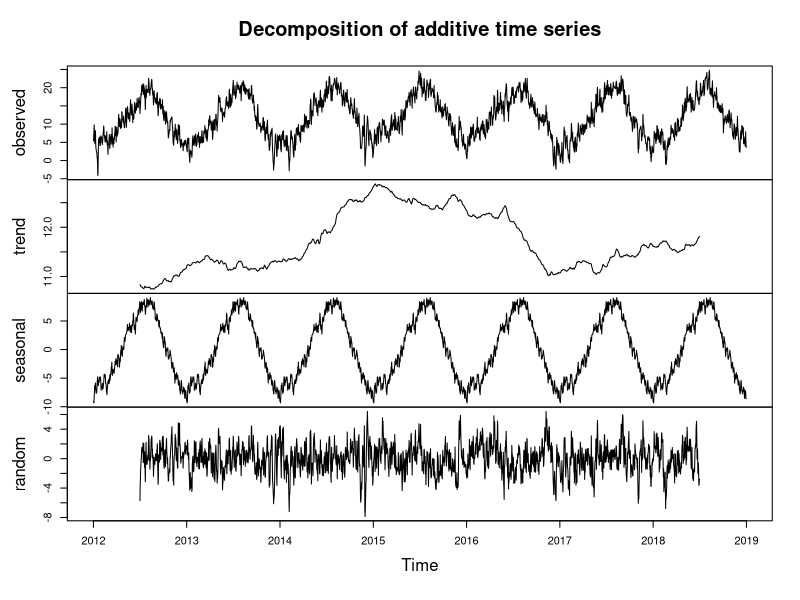
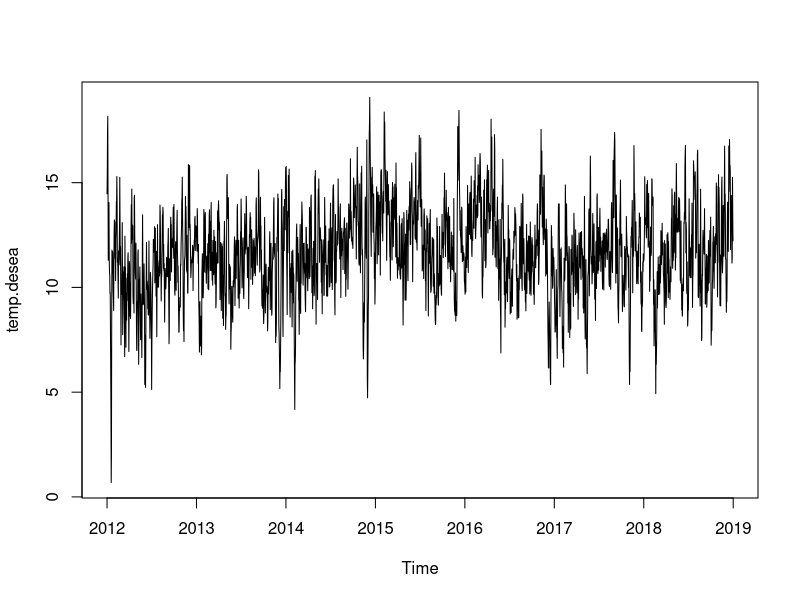
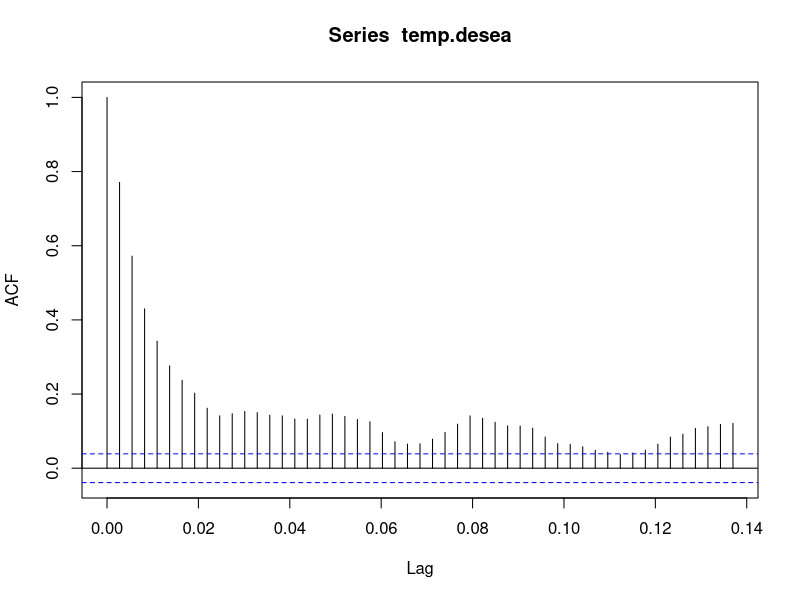
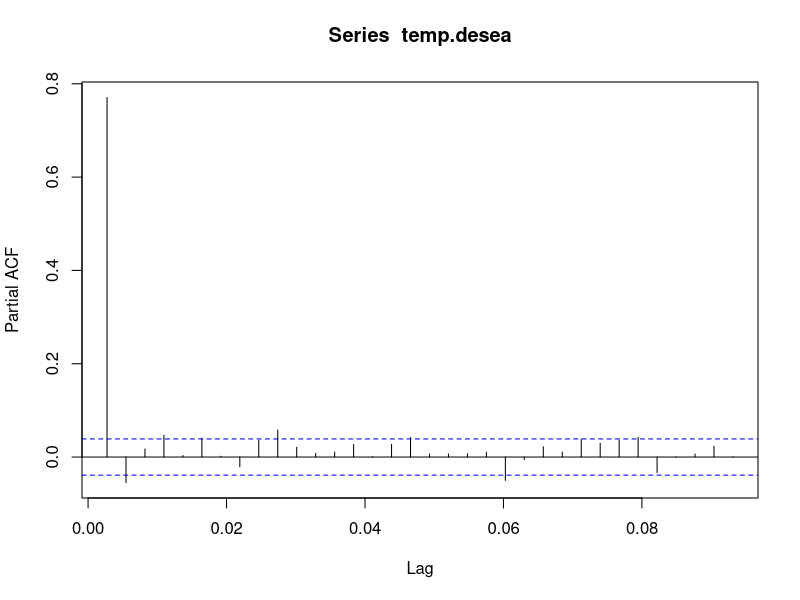
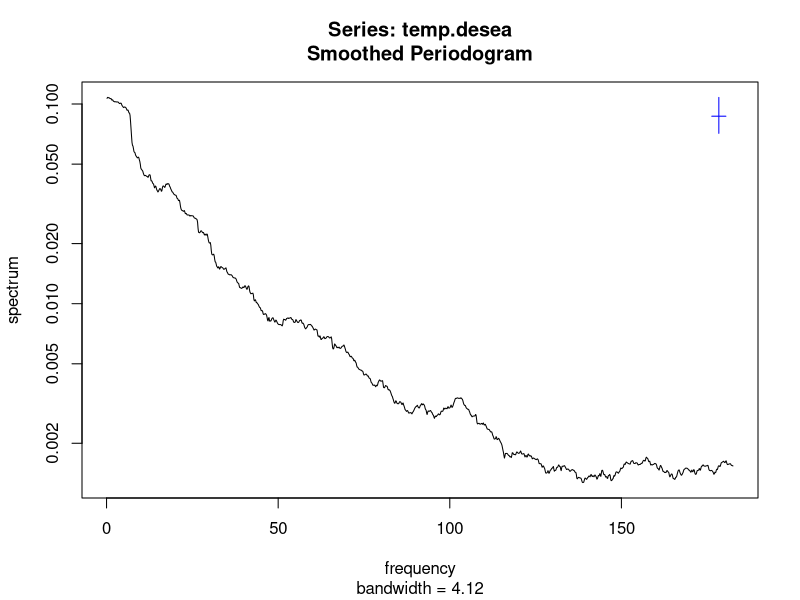
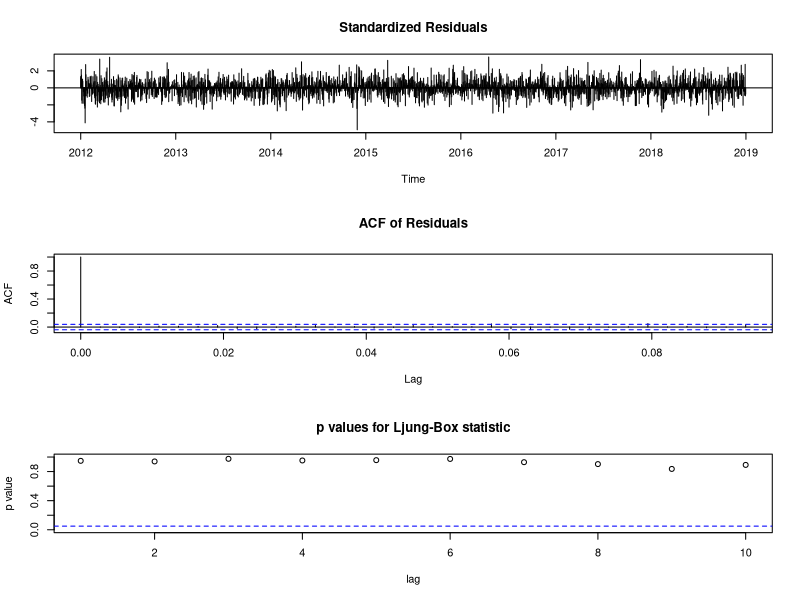
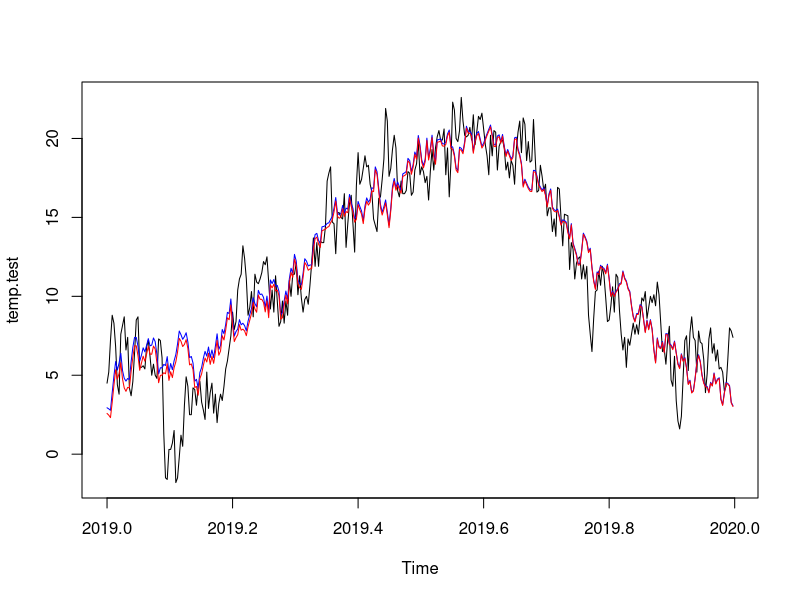
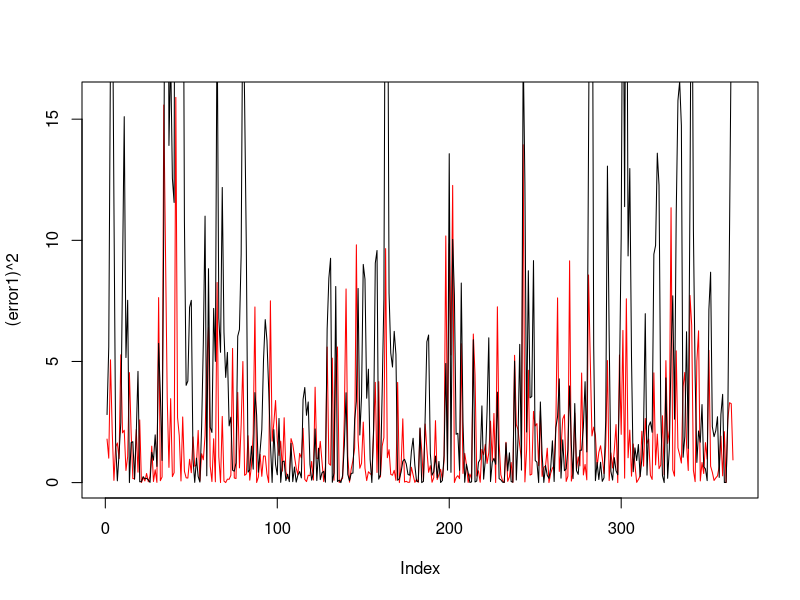

Write R code to recreate these figures, in order.
## ---- chunk 1
knitr::opts_chunk$set(echo = TRUE)
#install.packages('kableExtra')
#install.packages("dplyr")
#install.packages('zoo')
#install.packages("tseries")
library(tidyverse)
library(zoo)
library(tseries)
library(kableExtra)
## ---- chunk 2
climate_sub <- read.csv("climate.csv", header=TRUE)%>%select(Date.Time, Mean.Temp)%>%mutate(Date.Time=as.Date(Date.Time))%>%filter(between(Date.Time, as.Date("2012-01-01"), as.Date("2019-12-31")), Date.Time != as.Date('2012-02-29'),Date.Time != as.Date('2016-02-29'))
## ---- chunk 3
num_rec_date_na<-which(is.na(climate_sub$Date.Time))
num_rec_temp_na<-which(is.na(climate_sub$Mean.Temp))
cat("Initial number of records with NA dates: ", toString(length(num_rec_date_na)), "\n")
cat("Initial number of records with NA temperatures: ", toString(length(num_rec_temp_na)), "\n")
## ---- chunk 4
temp <- na.fill(climate_sub$Mean.Temp,"extend") 

max_mean_temp<-max(temp)
min_mean_temp<-min(temp)

main_var_tbl <- data.frame(
  Variable = c("Date", "Mean Temperature"),
  Type = c("discrete Series", "numerical"),
  Unit = c("date", "celcius"),
  Range = c("[2012-01-01, 2019-12-31]", paste("[",min_mean_temp,",",max_mean_temp,"]"))
)

kable(main_var_tbl, booktabs=T, caption = "Summary of Data Set") %>%
  kable_styling(latex_options = c("scale_down", "HOLD_position"))
## ---- chunk 5
temp.ts <- ts(temp, frequency = 365,start = c(2012,1,1))
train <- 1:(365*7)
temp.train <- ts(temp[train], frequency = 365,start = c(2012,1,1))
temp.test <- ts(temp[-train], frequency = 365,start = c(2019,1,1))
## ---- chunk 6
temp.de <- decompose(temp.train) 
## ---- chunk 7
plot(temp.de)
## ---- chunk 8
options(repr.plot.width=10, repr.plot.height=5)
temp.sea <- temp.de$seasonal
seasonal <- temp.sea[1:365]
temp.desea <- temp.train - temp.sea
adf.test(temp.desea)
## ---- chunk 9
plot(temp.desea)
## ---- chunk 10
acf(temp.desea, lag = 50)
## ---- chunk 11
pacf(temp.desea)
## ---- chunk 12
spec.pgram(temp.desea, spans = 2*sqrt(length(temp.desea)))
## ---- chunk 13
temp.desea.aic <- matrix(0,7,7)
# for (p in 0:6) for (q in 0:6) {
#     temp.desea.aic[p+1,q+1] <- arima(temp.desea, order = c(p, 0, q))$aic
# }

temp.desea.aic <- as.matrix(read.csv("temp.desea.aic.csv", header=T,row.names = 1)) # Alternatively, use this

min(temp.desea.aic)
arma55 <- arima(temp.desea, order = c(5, 0, 5))
temp.desea.aic

## ---- chunk 14
Box.test(arma55$residuals)
## ---- chunk 15
tsdiag(arma55)
## ---- chunk 16
temp.pred.full <- seasonal + predict(arma55, 365)$pred
## ---- chunk 17
temp.mean <- arima(temp.desea, order = c(0, 0, 0))
temp.pred.sea <- seasonal + predict(temp.mean,365)$pred
## ---- chunk 18
options(repr.plot.width=8, repr.plot.height=6)
plot(temp.test)
lines(temp.pred.full,col = 'blue')
lines(temp.pred.sea,col = 'red')
## ---- chunk 19
seasonal <- decompose(temp.ts)$seasonal
temp.desea <- temp.ts - seasonal

seasonal <- decompose(temp.ts)$seasonal
temp.desea <- temp.ts - seasonal 
error1 <- vector()
# for (i in (365*7):(365*8-1)) {
#    train <- 1:i
#    temp.train <- ts(temp.desea[train], frequency = 365,start = c(2012,1,1))
#    test <- temp[i+1]
# 
#    arma55 <- arima(temp.train, order = c(5, 0, 5))
#    pred <- predict(arma55, 1)$pred + seasonal[i+1]
# 
#    error1[i-(365*7)+1] <- (pred - test) #/test
# }

# error1 <- read.csv("error1.csv", header=T)$x # alternatively run this
error1 <- read.csv("predMinTest.csv", header=T)$x # alternatively run this

# write_csv(error1, 'predMinTest.csv')

## ---- chunk 20
mean <- mean(temp.ts)
error2 <- vector()
for (i in (365*7):(365*8-1)) {
  test <- temp[i+1]
  pred <- seasonal[i+1] + mean
  error2[i-(365*7)+1] <- (pred - test) #/test
}
## ---- chunk 21
plot((error1)^2,type = 'l', col = 'red') 
lines((error2)^2,type = 'l') 
summary((error1)^2)
summary((error2)^2)
